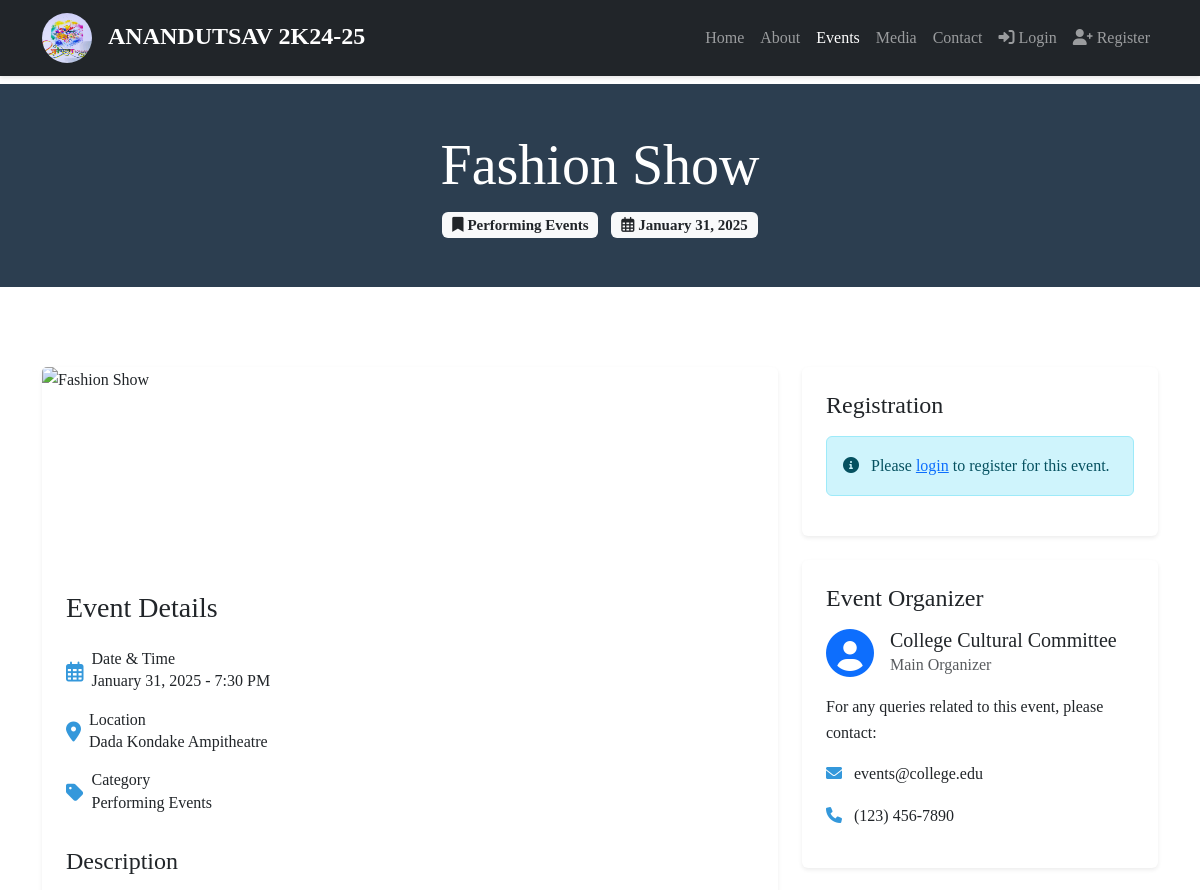
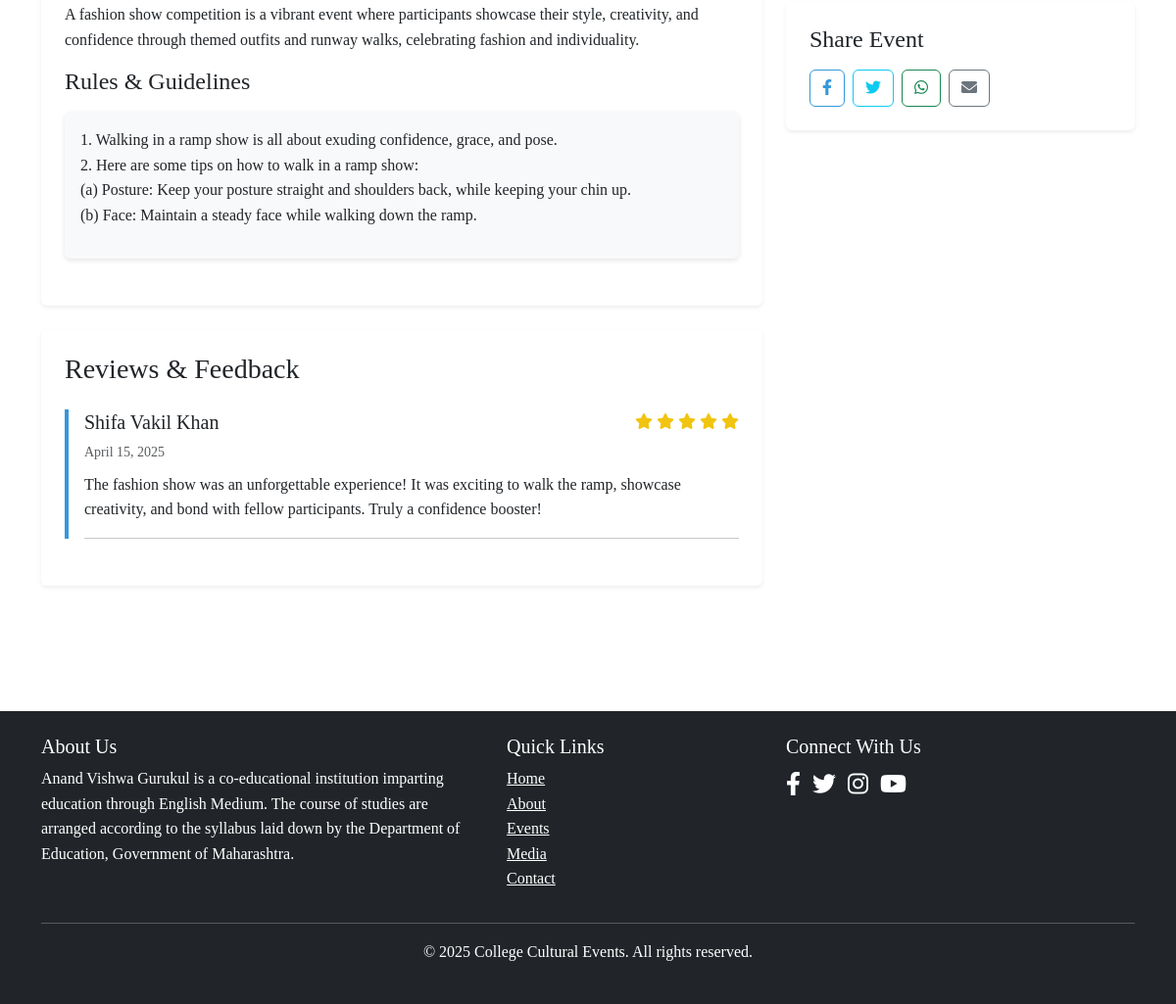
/events/8/, run on the app's committed database (2 pictures, top to bottom).
### events/models.py (models this page shows, shortened)
class Event(models.Model):
    title = models.CharField(max_length=200)
    description = models.TextField()
    category = models.ForeignKey(EventCategory, on_delete=models.CASCADE, related_name='events')
    date = models.DateTimeField()
    location = models.CharField(max_length=200)
    rules = models.TextField(blank=True)
    created_at = models.DateTimeField(auto_now_add=True)
    updated_at = models.DateTimeField(auto_now=True)

class EventCategory(models.Model):
    name = models.CharField(max_length=100)
    description = models.TextField(blank=True)
    class Meta:
        verbose_name_plural = "Event Categories"

class Review(models.Model):
    user = models.ForeignKey(User, on_delete=models.CASCADE, related_name='reviews')
    event = models.ForeignKey(Event, on_delete=models.CASCADE, related_name='reviews')
    content = models.TextField()
    rating = models.IntegerField(choices=[(i, i) for i in range(1, 6)])
    created_at = models.DateTimeField(auto_now_add=True)

### events/views.py (the view)
# urls.py: path('events/<int:event_id>/', views.event_detail, name='event_detail'),
def event_detail(request, event_id):
    event = get_object_or_404(Event, id=event_id)
    registration_form = EventRegistrationForm(initial={'event': event})
    review_form = ReviewForm()
    is_registered = False
    if request.user.is_authenticated:
        is_registered = EventRegistration.objects.filter(user=request.user, event=event).exists()
    reviews = Review.objects.filter(event=event).order_by('-created_at')
    return render(request, 'events/event_detail.html', {
        'event': event,
        'is_registered': is_registered,
        'registration_form': registration_form,
        'review_form': review_form,
        'reviews': reviews,
    })

### events/templates/events/event_detail.html (shortened to what this page needs)
{% extends 'events/base.html' %}
{% load static %}
{% block content %}
<div class="event-header py-5">
    <div class="container">
        <div class="row">
            <div class="col-lg-8 mx-auto text-center">
                <h1 class="display-4">{{ event.title }}</h1>
                <p class="lead mb-0">
                    <span class="badge bg-light text-dark me-2">
                        <i class="fas fa-bookmark me-1"></i>{{ event.category.name }}
                    </span>
                    <span class="badge bg-light text-dark">
                        <i class="far fa-calendar-alt me-1"></i>{{ event.date|date:"F d, Y" }}
                    </span>
                </p>
            </div>
        </div>
    </div>
</div>
<div class="container py-5">
    <div class="row">
        <div class="col-lg-8">
            <div class="card mb-4 border-0 shadow-sm">
                <img src="{% if event.title == 'Dance'%}https://i.pinimg.com/736x/ce/c2/b3/cec2b3dc301f1dc48f7ac417196ffed4.jpg
                {% elif event.title == 'Tshirt Painting'%}https://i.pinimg.com/736x/55/f4/ab/55f4ab5bb26c0760bb3162c9febc783b.jpg
                {% elif event.title == 'Rangoli'%}https://i.pinimg.com/736x/63/de/8d/63de8dd3a05f2a32338ae4980ba22fcb.jpg
                {% elif event.title == 'Nail Art'%}https://i.pinimg.com/736x/96/0e/a9/960ea9cf7655e80d9c3f3130389a1f5d.jpg
                {% elif event.title == 'Face Painting'%}https://i.pinimg.com/736x/69/cc/79/69cc7936d5e1e38eff9931f45feeacb0.jpg
                {% elif event.title == 'Singing'%}https://i.pinimg.com/736x/9a/cb/41/9acb41fbba59ef9b6814eebd6945756f.jpg
                {% elif event.title == 'Instrument Playing'%}https://i.pinimg.com/736x/6a/e6/97/6ae6975a377c974ffacc1b979ba75ba3.jpg
                {% elif event.title == 'Fashion Show'%}https://i.pinimg.com/736x/9d/45/60/9d4560df9f47ac863ea49dfa1a136c98.jpg
                {% elif event.title == 'Glam Up'%}https://i.pinimg.com/736x/96/db/5e/96db5ea1e9e72b85ecd6b19298e6bb61.jpg
                {% elif event.title == 'Mehendi'%}https://i.pinimg.com/736x/9f/1a/29/9f1a299bf3e51c5e6944ca6d36b467da.jpg
                {% elif event.title == 'Photography'%}https://i.pinimg.com/736x/66/f1/e3/66f1e3ab1cf6e0044b7deeff1142b558.jpg
                {% elif event.title == 'Cooking Without Fire'%}https://i.pinimg.com/736x/a8/ab/28/a8ab28528fbf4db8e9b9bc71ef7f72ef.jpg
                {% elif event.title == 'Treasure Hunt'%}https://i.pinimg.com/736x/76/5d/97/765d97d834aa697dfcbdb38c869ec074.jpg
                {% elif event.title == 'Indo-Western Day'  %}https://i.pinimg.com/736x/e3/13/6c/e3136c2b678222dcca157cdf777e101f.jpg
                {% elif event.title == 'Bollywood Day'  %}https://i.pinimg.com/736x/ac/4d/7c/ac4d7cb8818d9967bc55ee478baf5784.jpg
                {% elif event.title == 'Group-Alike Day'  %}https://i.pinimg.com/736x/12/c2/cd/12c2cdbc569d18ee41d22a082865d055.jpg{% endif %}" class="card-img-top" alt="{{ event.title }}">
                <div class="card-body p-4">
                    <h3 class="mb-4">Event Details</h3>
                    <div class="event-details">
                        <div class="d-flex align-items-center mb-3">
                            <i class="far fa-calendar-alt fa-lg event-detail-icon"></i>
                            <div>
                                <h6 class="mb-0">Date & Time</h6>
                                <p class="mb-0">{{ event.date|date:"F d, Y - g:i A" }}</p>
                            </div>
                        </div>
                        <div class="d-flex align-items-center mb-3">
                            <i class="fas fa-map-marker-alt fa-lg event-detail-icon"></i>
                            <div>
                                <h6 class="mb-0">Location</h6>
                                <p class="mb-0">{{ event.location }}</p>
                            </div>
                        </div>
                        <div class="d-flex align-items-center mb-3">
                            <i class="fas fa-tag fa-lg event-detail-icon"></i>
                            <div>
                                <h6 class="mb-0">Category</h6>
                                <p class="mb-0">{{ event.category.name }}</p>
                            </div>
                        </div>
                    </div>
                    <h4 class="mb-3">Description</h4>
                    <p>{{ event.description }}</p>
                    {% if event.rules %}
                        <h4 class="mb-3">Rules & Guidelines</h4>
                        <div class="card bg-light border-0 mb-4">
                            <div class="card-body">
                                {{ event.rules|linebreaks }}
                            </div>
                        </div>
                    {% endif %}
                </div>
            </div>
            <div class="card border-0 shadow-sm">
                <div class="card-body p-4">
                    <h3 class="mb-4">Reviews & Feedback</h3>
                    <div class="reviews-list">
                        {% if reviews %}
                            {% for review in reviews %}
                                <div class="review-card">
                                    <div class="d-flex justify-content-between align-items-center mb-2">
                                        <h5 class="mb-0">{{ review.user.first_name|default:review.user.username }}</h5>
                                        <div class="star-rating" data-rating="{{ review.rating }}">
                                            <i class="fas fa-star"></i>
                                            <i class="fas fa-star"></i>
                                            <i class="fas fa-star"></i>
                                            <i class="fas fa-star"></i>
                                            <i class="fas fa-star"></i>
                                        </div>
                                    </div>
                                    <p class="text-muted small mb-2">{{ review.created_at|date:"F d, Y" }}</p>
                                    <p>{{ review.content }}</p>
                                    <hr>
                                </div>
                            {% endfor %}
                        {% else %}
                            <div class="text-center py-4">
                                <p>No reviews yet. Be the first to share your experience!</p>
                            </div>
                        {% endif %}
                    </div>
                </div>
            </div>
        </div>
        <div class="col-lg-4">
            <div class="card border-0 shadow-sm mb-4">
                <div class="card-body p-4">
                    <h4 class="card-title mb-3">Registration</h4>
                    {% if not user.is_authenticated %}
                        <div class="alert alert-info">
                            <i class="fas fa-info-circle me-2"></i> Please <a href="{% url 'login' %}?next={{ request.path }}">login</a> to register for this event.
                        </div>
                    {% elif user.is_staff %}
                        <div class="alert alert-info">
                            <i class="fas fa-info-circle me-2"></i> Admin users cannot register for events.
                        </div>
                    {% endif %}
                </div>
            </div>
            <div class="card border-0 shadow-sm mb-4">
                <div class="card-body p-4">
                    <h4 class="card-title mb-3">Event Organizer</h4>
                    <div class="d-flex align-items-center mb-3">
                        <i class="fas fa-user-circle fa-3x me-3 text-primary"></i>
                        <div>
                            <h5 class="mb-0">College Cultural Committee</h5>
                            <p class="text-muted mb-0">Main Organizer</p>
                        </div>
                    </div>
                    <p>For any queries related to this event, please contact:</p>
                    <p><i class="fas fa-envelope event-detail-icon"></i> events@college.edu</p>
                    <p><i class="fas fa-phone event-detail-icon"></i> (123) 456-7890</p>
                </div>
            </div>
            <div class="card border-0 shadow-sm">
                <div class="card-body p-4">
                    <h4 class="card-title mb-3">Share Event</h4>
                    <div class="d-flex">
                        <a href="#" class="btn btn-outline-primary me-2">
                            <i class="fab fa-facebook-f"></i>
                        </a>
                        <a href="#" class="btn btn-outline-info me-2">
                            <i class="fab fa-twitter"></i>
                        </a>
                        <a href="#" class="btn btn-outline-success me-2">
                            <i class="fab fa-whatsapp"></i>
                        </a>
                        <a href="#" class="btn btn-outline-secondary">
                            <i class="fas fa-envelope"></i>
                        </a>
                    </div>
                </div>
            </div>
        </div>
    </div>
</div>
{% endblock %}

### events/static/css/style.css (style rules this page uses)
:root { --primary-color: #3498db; --secondary-color: #2c3e50; --accent-color: #e74c3c; --light-color: #ecf0f1; --dark-color: #2c3e50; }
body { font-family: Cambria, Cochin, Georgia, Times, 'Times New Roman', serif; color: #333; line-height: 1.6; }
.card { transition: transform 0.3s ease, box-shadow 0.3s ease; margin-bottom: 1.5rem; border: none; box-shadow: 0 2px 5px rgba(0, 0, 0, 0.1); }
.card-img-top { height: 200px; object-fit: cover; }
.btn-outline-primary { color: var(--primary-color); border-color: var(--primary-color); }
.review-card { border-left: 4px solid var(--primary-color); padding-left: 1rem; margin-bottom: 1.5rem; }
.star-rating .fa-star { color: #f1c40f; }
.event-header { background-color: var(--dark-color); color: white; padding: 3rem 0; margin-bottom: 2rem; }
.event-details { margin-bottom: 2rem; }
.event-detail-icon { color: var(--primary-color); margin-right: 0.5rem; }

### data on the page
Event: title "Fashion Show", category.name "Performing Events", date "January 31, 2025", date "January 31, 2025 - 7:30 PM", location "Dada Kondake Ampitheatre", description "A fashion show competition is a vibrant event where participants showcase their style, creativity, and confidence through themed outfits and runway walks, celebrating fashion and individuality.", rules "1. Walking in a ramp show is all about exuding confidence, grace, and pose. 2. Here are some tips on how to walk in a ramp show: (a) Posture: Keep your posture straight and shoulders back, while keeping your chin up. (b) Face: Maintain a steady face while walking down the ramp."
Review: user.first_name "Shifa Vakil Khan", created_at "April 15, 2025", content "The fashion show was an unforgettable experience! It was exciting to walk the ramp, showcase creativity, and bond with fellow participants. Truly a confidence booster!"
